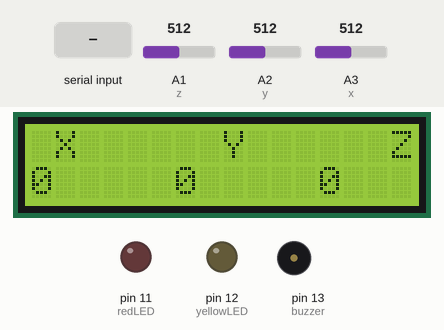
A sketch run on a simulated Arduino Uno, built with avr-gcc and run on an emulated ATmega328P. Parts: 16×2 character LCD, output pins drawn as LEDs (lit = HIGH), buzzer (waves = sounding, pin HIGH). The inputs (shaded band) are chosen by the test bench; at power-on: A1 (z) = 512, A2 (y) = 512, A3 (x) = 512.

Above: at 9.09 s.
9.4 s: "ALERT1\n" received over Serial
At 10.6 s:
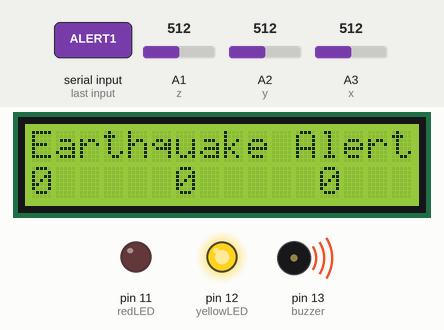
12.4 s: A1 (z) set to 603
At 12.67 s:
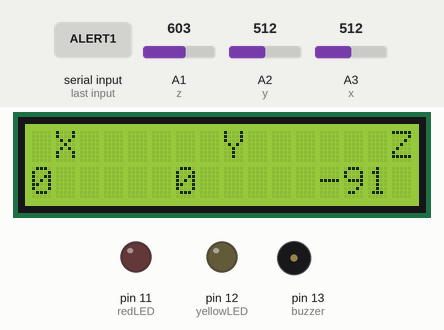
13.9 s: A1 (z) set to 626
At 14.19 s:
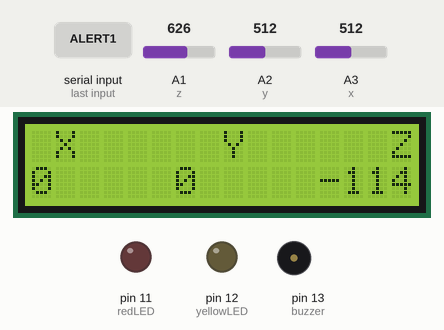
15.5 s: A1 (z) set to 523
At 15.71 s:
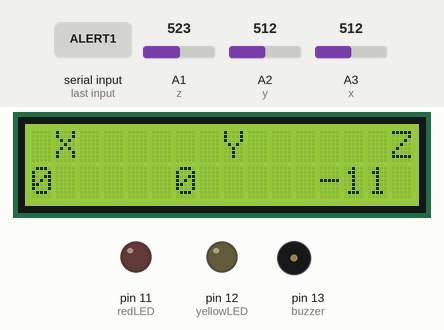
17.0 s: A1 (z) set to 512
19.2 s: A2 (y) set to 595
At 19.47 s:
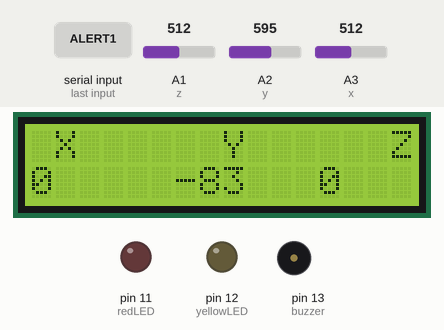
20.7 s: A2 (y) set to 625
At 20.99 s:
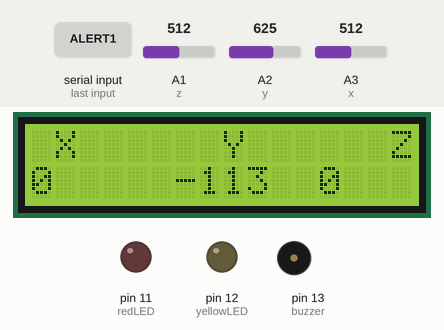
Timing chart, 0 to 23.3 s (numbered marks = the images above; inputs shaded):
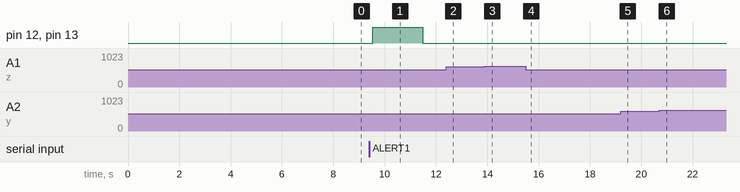

Measured:
- after the input at 9.4 s, pin 12 (yellowLED), pin 13 (buzzer): LOW → HIGH after 0.13 s, → LOW 2.0 s later; the display: changes after 0.14 s (image 1)
- after the input at 12.4 s, the display: changes after 0.09 s (image 2)
- after the input at 15.5 s, the display: first differs from a run without the input at once (image 4)
- after the input at 19.2 s, the display: first differs from a run without the input after 0.09 s (image 5)
- after the input at 20.7 s, the display: first differs from a run without the input after 0.11 s (image 6)
- what the display in image 1 shows lasts 2.1 s, from 9.5 s to 11.6 s

The sketch:

Arduino.ino
```cpp
#include <Wire.h>
#include <LiquidCrystal_I2C.h>
LiquidCrystal_I2C lcd(0x27, 16, 2);

#define buzzer 13
#define yellowLED 12
#define redLED 11

#define x A3
#define y A2
#define z A1

int xsample = 0;
int ysample = 0;
int zsample = 0;
long start;
int buz = 0;
int yellowStatus = 0;
int redStatus = 0;

/*Macros*/
#define samples 9
#define maxVal 3000
#define minVal -3000
#define buzTime 2000

void setup() {
    lcd.begin();
    Serial.begin(9600);
    delay(1000);
    lcd.print("EarthQuake ");
    lcd.setCursor(0, 1);
    lcd.print("Detector ");
    delay(2000);
    lcd.clear();
    lcd.print("Calibrating.....");
    lcd.setCursor(0, 1);
    lcd.print("Please wait...");
    pinMode(buzzer, OUTPUT);
    pinMode(yellowLED, OUTPUT);
    pinMode(redLED, OUTPUT);
    buz = 0;
    digitalWrite(buzzer, buz);
    digitalWrite(yellowLED, buz);
    digitalWrite(redLED, buz);
    for (int i = 0; i < samples; i++) {
        xsample += analogRead(x);
        ysample += analogRead(y);
        zsample += analogRead(z);
    }

    xsample /= samples;
    ysample /= samples;
    zsample /= samples;

    delay(3000);
    lcd.clear();
    lcd.print("Calibrated");
    delay(1000);
    lcd.clear();
    lcd.print("Device Ready");
    delay(1000);
    lcd.clear();
    lcd.print(" X      Y      Z ");
}

void loop() {
    int value1 = analogRead(x);
    int value2 = analogRead(y);
    int value3 = analogRead(z);

    int xValue = xsample - value1;
    int yValue = ysample - value2;
    int zValue = zsample - value3;

    lcd.setCursor(0, 1);
    lcd.print(xValue);
    lcd.setCursor(6, 1);
    lcd.print(yValue);
    lcd.setCursor(12, 1);
    lcd.print(zValue);
    delay(100);

    if (xValue < minVal || xValue > maxVal || yValue < minVal || yValue > maxVal || zValue < minVal || zValue > maxVal) {
        if (buz == 0) start = millis();
        buz = 1;
        yellowStatus = 1;
        redStatus = 1;
    }

    if (buz == 1) {
        lcd.setCursor(0, 0);
        lcd.print("Earthquake Alert ");
    } else {
        lcd.clear();
        lcd.print(" X      Y      Z ");
    }

    if (millis() >= start + buzTime) {
        buz = 0;
        yellowStatus = 0;
        redStatus = 0;
    }

    digitalWrite(buzzer, buz);
    digitalWrite(yellowLED, yellowStatus);
    digitalWrite(redLED, redStatus);

    if (Serial.available() > 0) {
        String command = Serial.readStringUntil('\n');
        command.trim();
        if (command == "ALERT1") {
            buz = 1;
            yellowStatus = 1;
            redStatus = 0;
            start = millis();
        } else if (command == "ALERT2") {
            buz = 1;
            yellowStatus = 0;
            redStatus = 1;
            start = millis();
        } else if (command == "ALERT3") {
            buz = 1;
            yellowStatus = 1;
            redStatus = 1;
            start = millis();
        }
    }
}
```
